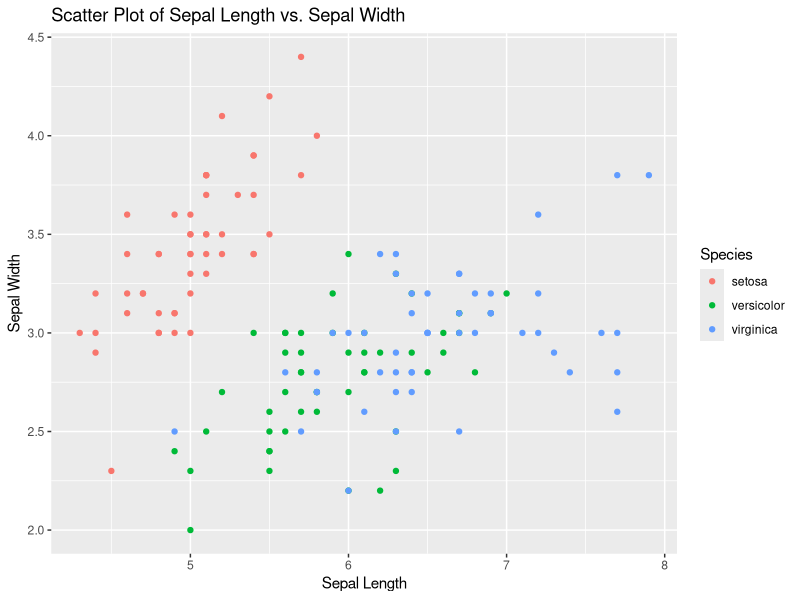
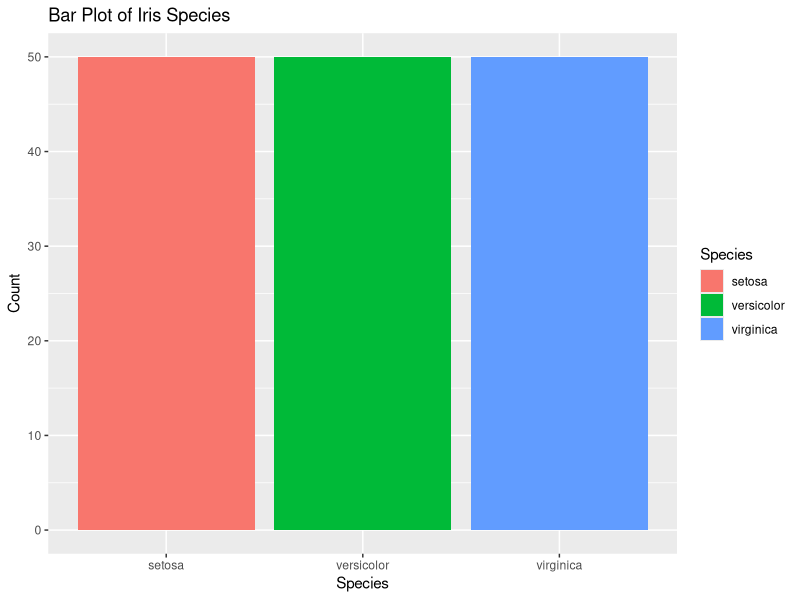
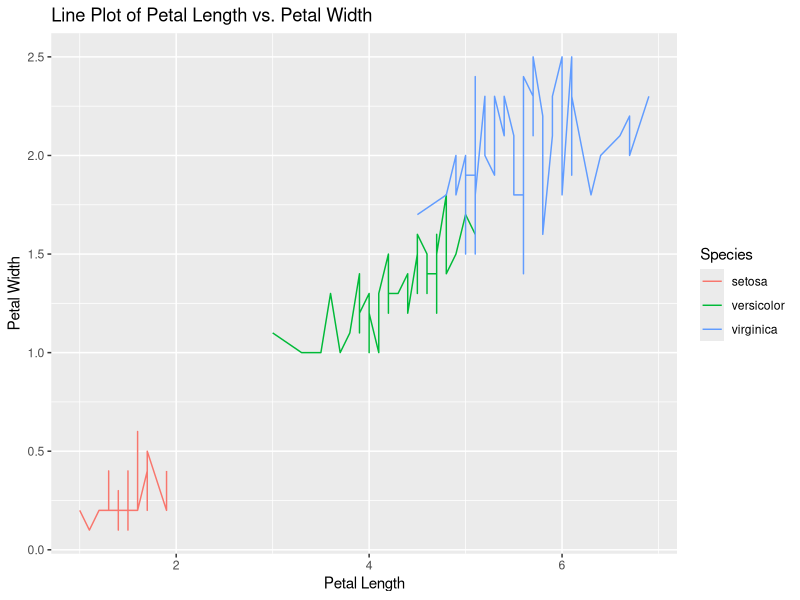
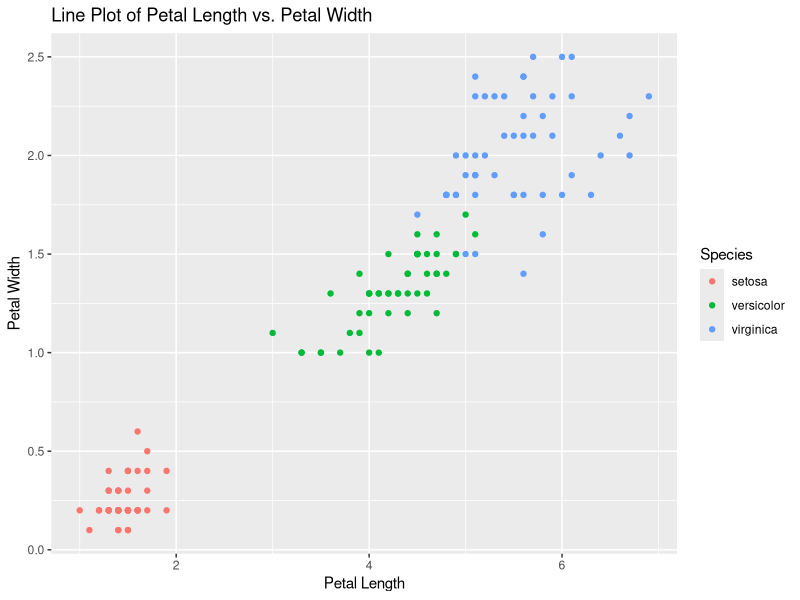
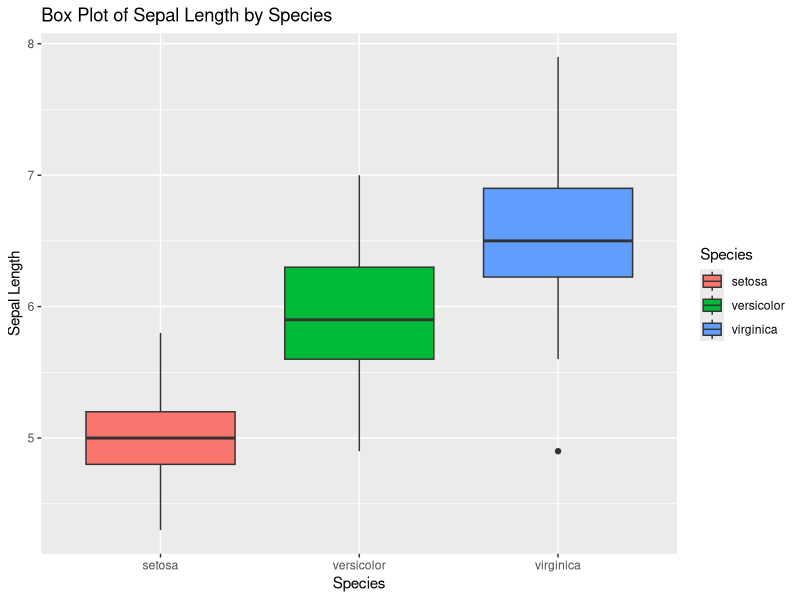
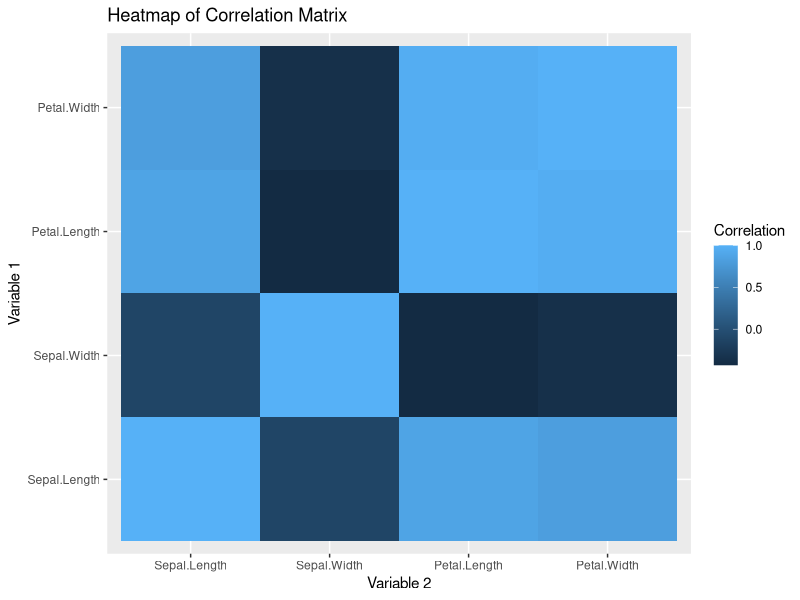
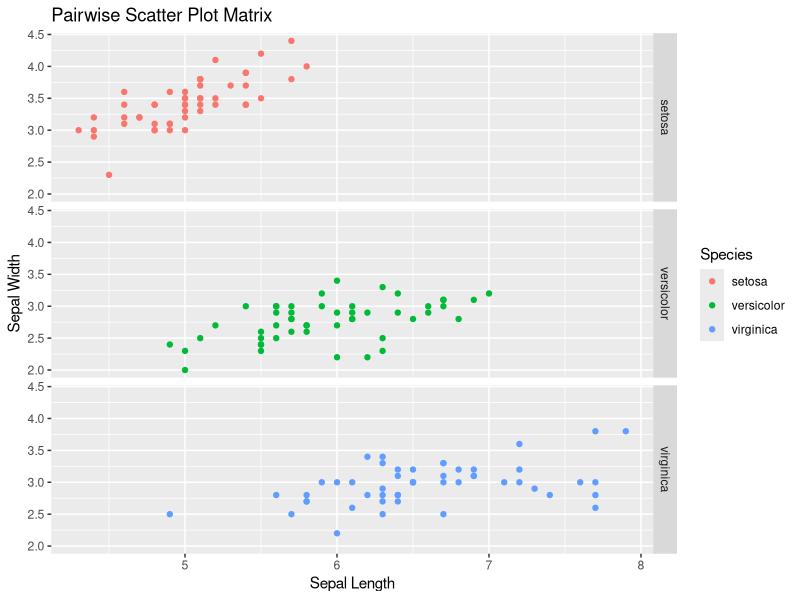

Write the R code that produced these figures, in order.
# Load required libraries
library(ggplot2)  # For creating visualizations

# Dataset: Iris
data(iris)

# Scatter plot
ggplot(iris, aes(x = Sepal.Length, y = Sepal.Width, color = Species)) +
  geom_point() +
  labs(title = "Scatter Plot of Sepal Length vs. Sepal Width", x = "Sepal Length", y = "Sepal Width")


# A scatter plot shows the relationship between two numeric variables.
# In this example, we plot Sepal Length against Sepal Width and use different colors to distinguish the different species of Iris flowers.

# Bar plot
ggplot(iris, aes(x = Species, fill = Species)) +
  geom_bar() +
  labs(title = "Bar Plot of Iris Species", x = "Species", y = "Count")


# A bar plot visualizes the distribution or frequency of a categorical variable.
# In this example, we plot the count of each Iris species using different fill colors.

# Line plot
ggplot(iris, aes(x = Petal.Length, y = Petal.Width, color = Species, group = Species)) +
  geom_line() +
  labs(title = "Line Plot of Petal Length vs. Petal Width", x = "Petal Length", y = "Petal Width")


ggplot(iris, aes(x = Petal.Length, y = Petal.Width, color = Species, group = Species)) +
  geom_point() +
  labs(title = "Line Plot of Petal Length vs. Petal Width", x = "Petal Length", y = "Petal Width")


# A line plot shows the relationship between two numeric variables, connecting the data points with lines.
# In this example, we plot Petal Length against Petal Width and use different colors to distinguish the different species.

# Box plot
ggplot(iris, aes(x = Species, y = Sepal.Length, fill = Species)) +
  geom_boxplot() +
  labs(title = "Box Plot of Sepal Length by Species", x = "Species", y = "Sepal Length")


# A box plot visualizes the summary statistics of a numeric variable within different categories.
# In this example, we plot the distribution of Sepal Length for each Iris species using different fill colors.

# Heatmap
matrix_data <- cor(iris[, 1:4])  # Calculate correlation matrix
library(reshape2)
ggplot(data = melt(matrix_data), aes(x = Var2, y = Var1, fill = value)) +
 geom_tile() +
  labs(title = "Heatmap of Correlation Matrix", x = "Variable 2", y = "Variable 1", fill = "Correlation")
# A heatmap displays the patterns and relationships within a matrix of values.
# In this example, we plot the correlation matrix of the numeric variables in the Iris dataset, with darker colors representing higher correlations.


# Pairwise scatter plot matrix
ggplot(iris, aes(x = Sepal.Length, y = Sepal.Width, color = Species)) +
  geom_point() +
  facet_grid(Species ~ .) +
  labs(title = "Pairwise Scatter Plot Matrix", x = "Sepal Length", y = "Sepal Width")
